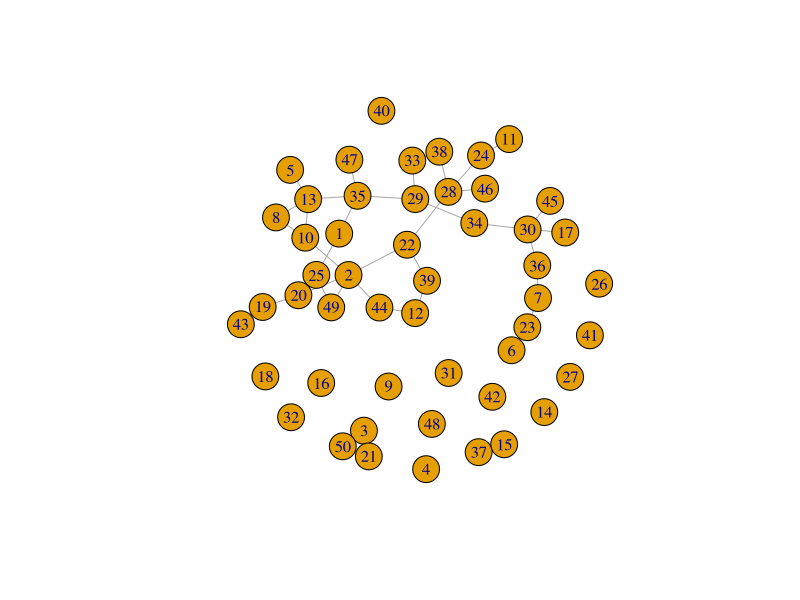
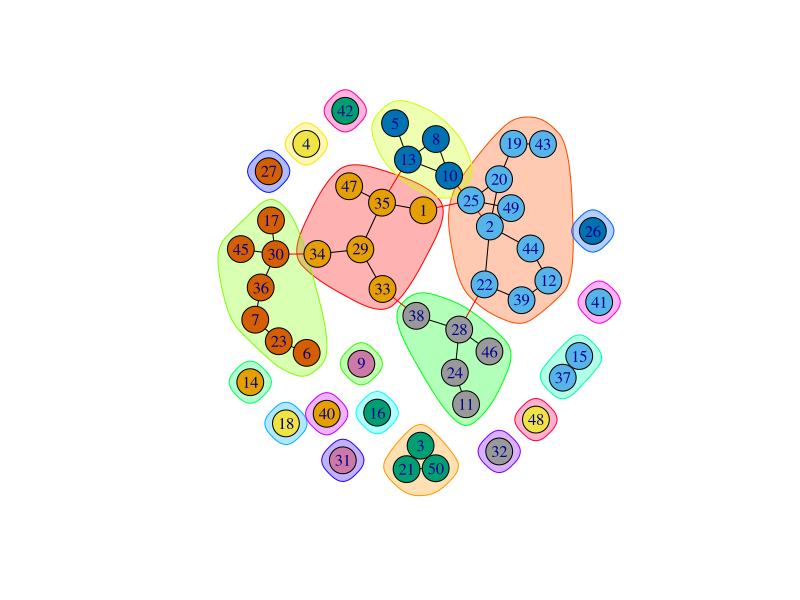
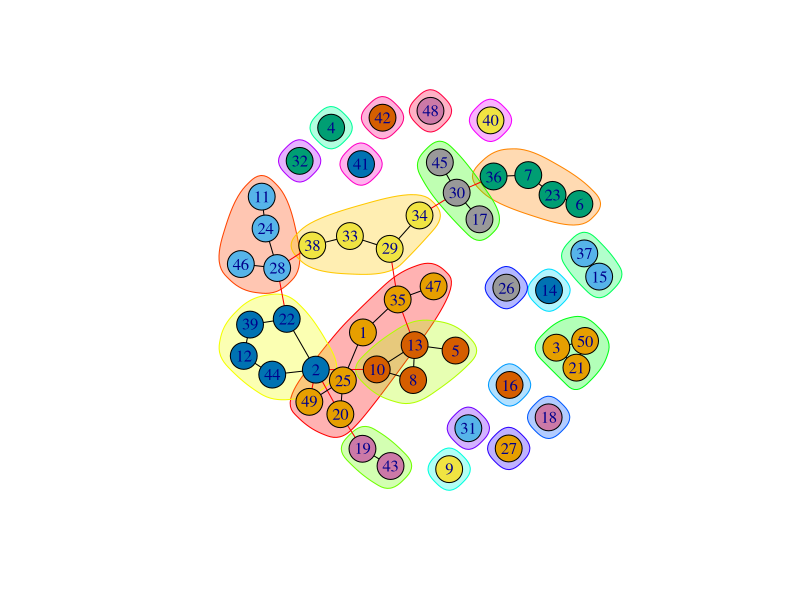

These figures' R source, in order:
# Network Community Detection Examples

library(igraph)
#Set seed for reproducibility
set.seed(123)
# Creating a Random Network for the example
g <- erdos.renyi.game(50, 40, type = "gnm")
plot(g)

# Run Community Detection using Louvain Algorithm
# This function implements the multi-level modularity optimization algorithm for finding community structure, see VD Blondel, J-L Guillaume, R Lambiotte and E Lefebvre: Fast unfolding of community hierarchies in large networks, http://arxiv.org/abs/arXiv:0803.0476 for the details.
Louvain_g<-cluster_louvain(g)
plot(Louvain_g,g)

# Community assignment for each node
Louvain_g$membership

# Examine modularities
G_ModMat_Louvain <- mod.matrix(graph = g,membership = Louvain_g$membership)
Louvain_g$modularity

# Examining the group/communities
groups(Louvain_g) 

# Run Walktrap Community Detection Algorithm
Walktrap_g <- cluster_walktrap(g)
plot(Walktrap_g,g)

# Community assignment for each node
Walktrap_g$membership

#Examining Modularities
G_ModMat_WT <- mod.matrix(graph = g,membership = Walktrap_g$membership)
Walktrap_g$modularity

# Examining the groups
groups(Louvain_g) 

# Additional community detection algorithms can be run in the same way. 


